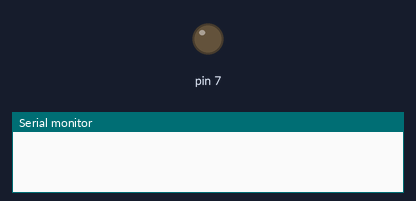
A program run on a simulated Arduino Uno, built with avr-gcc and run on an emulated ATmega328P. Parts: output pins drawn as LEDs (lit = HIGH), the last lines printed to the serial monitor.

Above: at 1.0 s.
At 3.0 s:
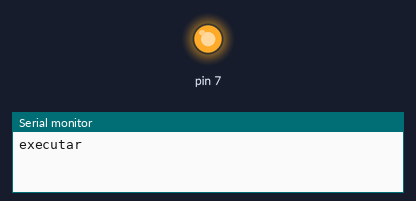
Timing chart, 0 to 5.2 s (numbered marks = the images above):
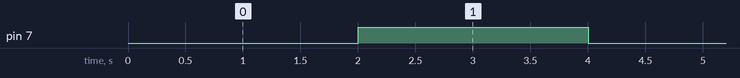

Measured:
- by itself, pin 7: alternates HIGH for 2.0 s and LOW for 2.0 s

The program:

main.cpp
```cpp
#include <Arduino.h>
//estrutura temporizador
typedef struct Temporizador
{
  unsigned long int tempo_anterior;
  unsigned long int intervalo;

};
//estrutura rele
typedef struct rele
{
  int valor;//valor do rele
  int periferico;//pino do rele
  Temporizador temporizador;//estrutura temporizador
};
rele rele1;// 1 rele

//
void setup()
{
Serial.begin(9600);
rele1.temporizador.intervalo = 2000;
rele1.temporizador.tempo_anterior = millis();
rele1.periferico = 7;
pinMode(rele1.periferico, OUTPUT);

}
void loop()// if temporizador liga desliga atualizar tempo anterior
{
  if(millis()-rele1.temporizador.tempo_anterior > rele1.temporizador.intervalo)
  {
    Serial.println("executar");
   if (digitalRead(rele1.periferico))
    {
      digitalWrite(rele1.periferico, LOW);
      rele1.temporizador.tempo_anterior = millis();
    }
    else
    {
      digitalWrite(rele1.periferico, HIGH);
      rele1.temporizador.tempo_anterior = millis();
    }


  }


  } 
```
